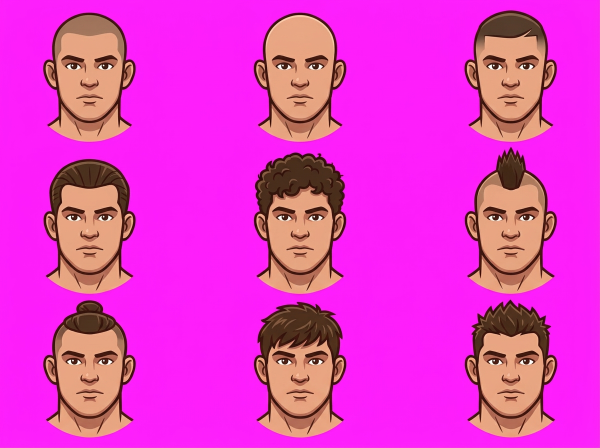
#> input picture zrodla/scripts/fighter-trace/wzor-glowy-mlody.png, 1200 x 896 px (shown at 1/2 size)
$ python -i classify.py   (imports and definitions only)
#> lines starting #> are read from the running program, lines starting #| are printed output that depends on the picture
import numpy as np
from PIL import Image
from scipy import ndimage as nd

ROLES = {
  # role: list of reference colors
  'skin':   [(241,176,140),(233,166,131),(239,176,148),(208,150,122)],
  'skinS':  [(189,117,91),(182,127,100),(169,109,86)],
  'skinH':  [(252,211,186)],
  'skinL':  [(107,48,38),(129,88,72),(130,83,64)],
  'hair':   [(76,45,28),(101,62,45)],
  'glove':  [(59,55,54),(41,38,37)],
  'gloveH': [(117,115,114)],
  'strap':  [(218,46,42)],
  'strapS': [(171,32,35)],
  'strapH': [(246,97,91)],
  'white':  [(251,244,238)],
  'out':    [(57,22,12),(50,14,6),(63,24,12)],
}
NAMES=list(ROLES)
def load(path, box=None, scale=2):
#> called with path = 'wzor-glowy-mlody.png', scale = 2
    im=Image.open(path).convert('RGB')
#> im is the input picture: PIL image 1200x896 RGB; mean R, G, B 228.1, 56.7, 200.6
    if box: im=im.crop(box)
    im=im.resize((im.width*scale, im.height*scale), Image.LANCZOS)
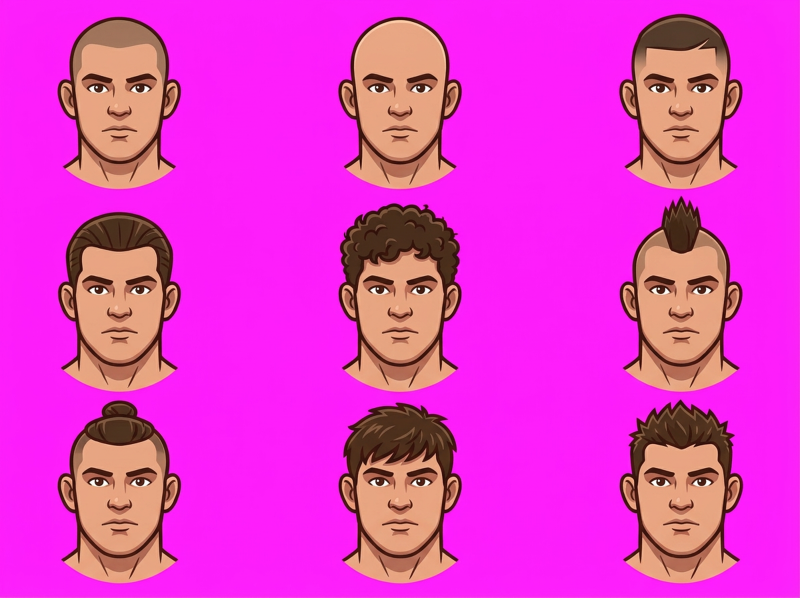
#> im: PIL image 2400x1792 RGB (shown at 1/3 size); mean R, G, B 228.1, 56.7, 200.6
    a=np.asarray(im).astype(float)
    return a
def classify(a, roles=None):
    roles = roles or NAMES
    r,g,b=a[...,0],a[...,1],a[...,2]
    mag=np.minimum(r,b)-g
    fg=mag<70
    fg=nd.binary_fill_holes(nd.binary_opening(fg,iterations=2))
    refs=[];idx=[]
    for i,n in enumerate(NAMES):
        if n not in roles: continue
        for c in ROLES[n]: refs.append(c); idx.append(i)
    refs=np.array(refs,float); idx=np.array(idx)
    d=((a[...,None,:]-refs[None,None])**2).sum(-1)
    cls=idx[d.argmin(-1)]
    cls[~fg]=-1
    return cls, fg
PAL={'skin':(241,176,140),'skinS':(189,117,91),'skinH':(252,211,186),'skinL':(120,62,48),'hair':(70,40,25),'glove':(50,47,46),'gloveH':(117,115,114),'strap':(218,46,42),'strapS':(171,32,35),'strapH':(246,97,91),'white':(251,244,238),'out':(40,15,6)}
def viz(cls, path):
    out=np.zeros(cls.shape+(3,),np.uint8); out[:]=(255,0,255)
    for i,n in enumerate(NAMES): out[cls==i]=PAL[n]
    Image.fromarray(out).save(path)

>>> result = load('wzor-glowy-mlody.png')

$ run again, on zrodla/scripts/fighter-trace/wzor-glowy-weteran.png
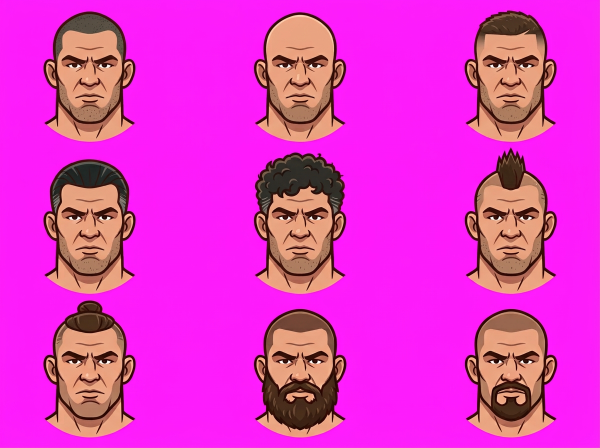
#> input picture zrodla/scripts/fighter-trace/wzor-glowy-weteran.png, 1200 x 896 px (shown at 1/2 size)
#> in load, im is the input picture: PIL image 1200x896 RGB; mean R, G, B 225.4, 52.8, 199.5
#> in load, `im=im.resize((im.width*scale, im.height*scale), Image.LANCZOS)`:
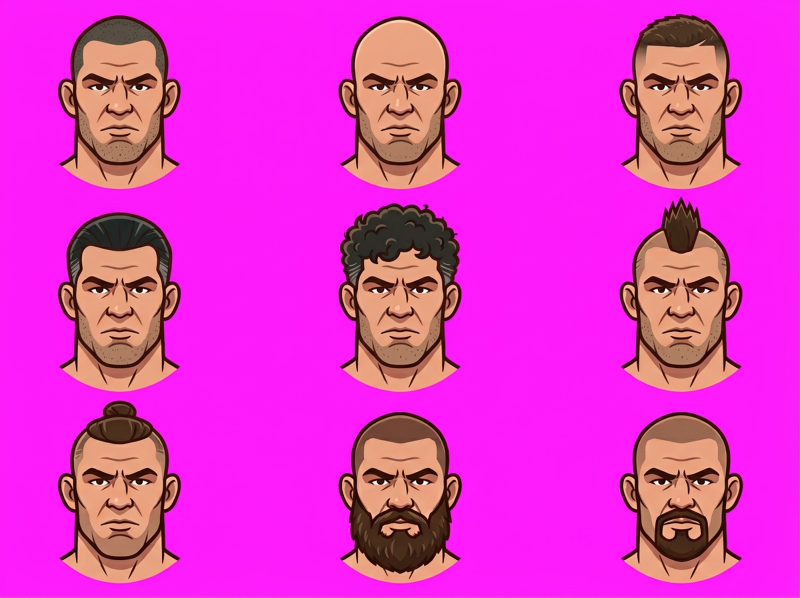
#> im: PIL image 2400x1792 RGB (shown at 1/3 size); mean R, G, B 225.4, 52.8, 199.5
